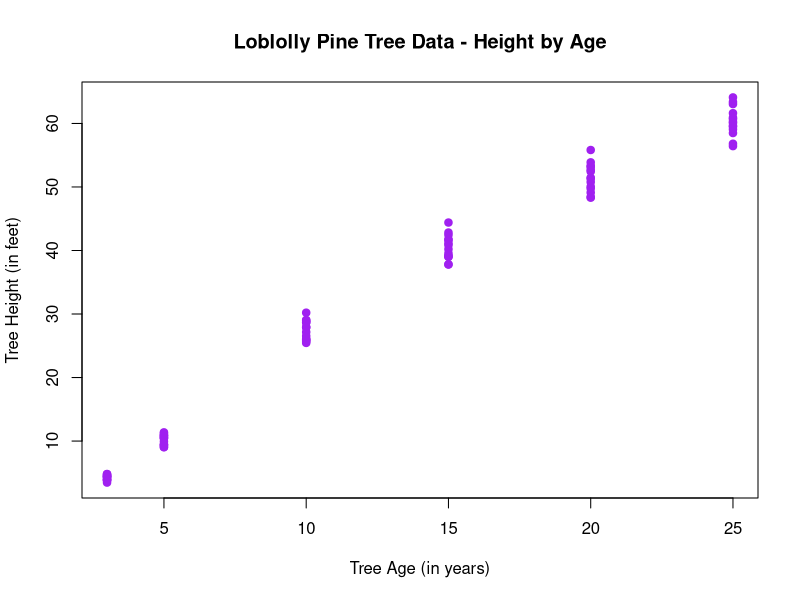

This chart was generated by the following R code:
## ---- chunk 1
plot(height~age, data=Loblolly, pch=19, col='purple', main="Loblolly Pine Tree Data - Height by Age", xlab="Tree Age (in years)", ylab="Tree Height (in feet)")
